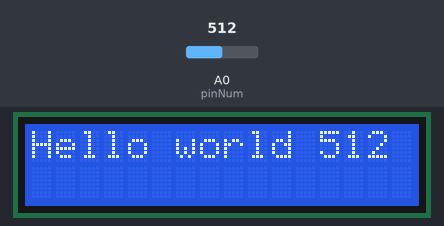
Recording of a sketch running on a simulated Arduino Uno, built with avr-gcc and run on an emulated ATmega328P. On the bench: 16×2 character LCD. The test bench sets the inputs (shaded band); at power-on: A0 (pinNum) = 512.

Above: at 1.2 s.
1.3 s: A0 (pinNum) set to 716
At 2.8 s:
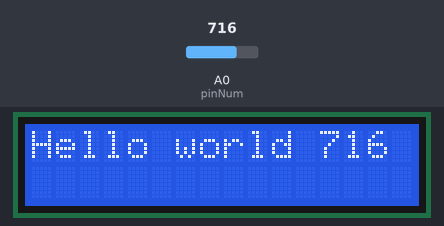
3.6 s: A0 (pinNum) set to 900
At 4.5 s:
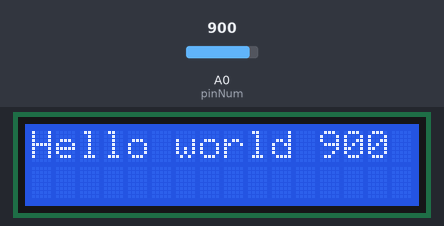
5.6 s: A0 (pinNum) set to 1023
At 7.3 s:
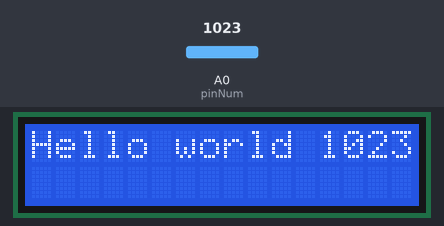
Timing chart, 0 to 8.8 s (numbered marks = the images above; inputs shaded):
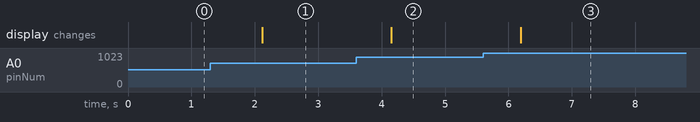

Measured:
- after the input at 1.3 s, the display: changes after 0.82 s (image 1)
- after the input at 3.6 s, the display: changes after 0.55 s (image 2)
- after the input at 5.6 s, the display: changes after 0.59 s (image 3)

The sketch:

LCDTest.ino
```cpp
#include <LiquidCrystal_I2C.h>
#include <Wire.h>

LiquidCrystal_I2C lcd(0x27, 16, 2);
int pinNum = A0;

void setup() {
  Wire.begin();
  Serial.begin(9600);

  pinMode(pinNum, INPUT);

  lcd.init();
  lcd.backlight();
}

void loop() {
  lcd.clear();
  String vResistor = "Hello world ";
  vResistor += String(analogRead(pinNum));
  lcd.setCursor(0, 0);
  lcd.print(vResistor);
  delay(1000);
}
```
